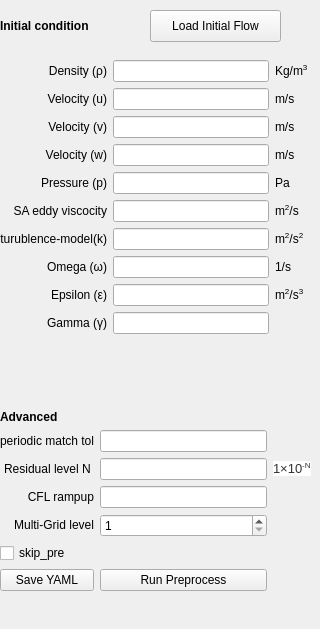
             <widget class="QWidget" name="solver">
              <widget class="QWidget" name="gridLayoutWidget_2">
               <property name="geometry">
                <rect>
                 <x>0</x>
                 <y>60</y>
                 <width>309</width>
                 <height>334</height>
                </rect>
               </property>
               <layout class="QGridLayout" name="GridLayoutFlow">
                <item row="22" column="0">
                 <widget class="QLabel" name="gamma_label">
                  <property name="text">
                   <string>&lt;html&gt;&lt;head/&gt;&lt;body&gt;&lt;p align=&quot;right&quot;&gt;Gamma (γ)&lt;/p&gt;&lt;/body&gt;&lt;/html&gt;</string>
                  </property>
                 </widget>
                </item>
                <item row="17" column="1">
                 <widget class="QLineEdit" name="p_lineEdit">
                  <property name="text">
                   <string/>
                  </property>
                 </widget>
                </item>
                <item row="19" column="2">
                 <widget class="QLabel" name="k_unit_label">
                  <property name="text">
                   <string>&lt;html&gt;&lt;head/&gt;&lt;body&gt;&lt;p&gt;m&lt;span style=&quot; vertical-align:super;&quot;&gt;2&lt;/span&gt;/s&lt;span style=&quot; vertical-align:super;&quot;&gt;2&lt;/span&gt;&lt;/p&gt;&lt;/body&gt;&lt;/html&gt;</string>
                  </property>
                 </widget>
                </item>
                <item row="15" column="0">
                 <widget class="QLabel" name="v_label">
                  <property name="text">
                   <string>&lt;html&gt;&lt;head/&gt;&lt;body&gt;&lt;p align=&quot;right&quot;&gt;Velocity (v)&lt;/p&gt;&lt;/body&gt;&lt;/html&gt;</string>
                  </property>
                 </widget>
                </item>
                <item row="18" column="0">
                 <widget class="QLabel" name="sa_label">
                  <property name="text">
                   <string>&lt;html&gt;&lt;head/&gt;&lt;body&gt;&lt;p align=&quot;right&quot;&gt;SA eddy viscocity&lt;/p&gt;&lt;/body&gt;&lt;/html&gt;</string>
                  </property>
                 </widget>
                </item>
                <item row="15" column="1">
                 <widget class="QLineEdit" name="v_lineEdit">
                  <property name="text">
                   <string/>
                  </property>
                 </widget>
                </item>
                <item row="16" column="2">
                 <widget class="QLabel" name="label_unit_w">
                  <property name="text">
                   <string>&lt;html&gt;&lt;head/&gt;&lt;body&gt;&lt;p&gt;m/s &lt;/p&gt;&lt;/body&gt;&lt;/html&gt;</string>
                  </property>
                 </widget>
                </item>
                <item row="20" column="0">
                 <widget class="QLabel" name="omega_label">
                  <property name="text">
                   <string>&lt;html&gt;&lt;head/&gt;&lt;body&gt;&lt;p align=&quot;right&quot;&gt;Omega (ω)&lt;/p&gt;&lt;/body&gt;&lt;/html&gt;</string>
                  </property>
                 </widget>
                </item>
                <item row="17" column="2">
                 <widget class="QLabel" name="pressure_unit_label">
                  <property name="text">
                   <string>&lt;html&gt;&lt;head/&gt;&lt;body&gt;&lt;p&gt;Pa &lt;/p&gt;&lt;/body&gt;&lt;/html&gt;</string>
                  </property>
                 </widget>
                </item>
                <item row="15" column="2">
                 <widget class="QLabel" name="label_unit_v">
                  <property name="text">
                   <string>&lt;html&gt;&lt;head/&gt;&lt;body&gt;&lt;p&gt;m/s &lt;/p&gt;&lt;/body&gt;&lt;/html&gt;</string>
                  </property>
                 </widget>
                </item>
                <item row="21" column="1">
                 <widget class="QLineEdit" name="epsilon_lineEdit">
                  <property name="text">
                   <string/>
                  </property>
                 </widget>
                </item>
                <item row="28" column="0">
                 <spacer name="verticalSpacer_4">
                  <property name="orientation">
                   <enum>Qt::Vertical</enum>
                  </property>
                  <property name="sizeHint" stdset="0">
                   <size>
                    <width>20</width>
                    <height>40</height>
                   </size>
                  </property>
                 </spacer>
                </item>
                <item row="22" column="1">
                 <widget class="QLineEdit" name="gamma_lineEdit">
                  <property name="text">
                   <string/>
                  </property>
                 </widget>
                </item>
                <item row="19" column="1">
                 <widget class="QLineEdit" name="k_lineEdit">
                  <property name="text">
                   <string/>
                  </property>
                 </widget>
                </item>
                <item row="1" column="1">
                 <widget class="QLineEdit" name="rho_lineEdit">
                  <property name="text">
                   <string/>
                  </property>
                 </widget>
                </item>
                <item row="20" column="2">
                 <widget class="QLabel" name="omega_unit_label">
                  <property name="text">
                   <string>&lt;html&gt;&lt;head/&gt;&lt;body&gt;&lt;p&gt;1/s&lt;/p&gt;&lt;/body&gt;&lt;/html&gt;</string>
                  </property>
                 </widget>
                </item>
                <item row="14" column="2">
                 <widget class="QLabel" name="label_unit_u">
                  <property name="text">
                   <string>&lt;html&gt;&lt;head/&gt;&lt;body&gt;&lt;p&gt;m/s &lt;/p&gt;&lt;/body&gt;&lt;/html&gt;</string>
                  </property>
                 </widget>
                </item>
                <item row="1" column="0">
                 <widget class="QLabel" name="rho_label">
                  <property name="text">
                   <string>&lt;html&gt;&lt;head/&gt;&lt;body&gt;&lt;p align=&quot;right&quot;&gt;Density (ρ)&lt;/p&gt;&lt;/body&gt;&lt;/html&gt;</string>
                  </property>
                 </widget>
                </item>
                <item row="21" column="0">
                 <widget class="QLabel" name="epsilon_label">
                  <property name="text">
                   <string>&lt;html&gt;&lt;head/&gt;&lt;body&gt;&lt;p align=&quot;right&quot;&gt;Epsilon (ε)&lt;/p&gt;&lt;/body&gt;&lt;/html&gt;</string>
                  </property>
                 </widget>
                </item>
                <item row="18" column="2">
                 <widget class="QLabel" name="sa_unit_label">
                  <property name="text">
                   <string>&lt;html&gt;&lt;head/&gt;&lt;body&gt;&lt;p&gt;m&lt;span style=&quot; vertical-align:super;&quot;&gt;2&lt;/span&gt;/s&lt;/p&gt;&lt;/body&gt;&lt;/html&gt;</string>
                  </property>
                 </widget>
                </item>
                <item row="1" column="2">
                 <widget class="QLabel" name="label_unit_density">
                  <property name="text">
                   <string>&lt;html&gt;&lt;head/&gt;&lt;body&gt;&lt;p&gt;Kg/m&lt;span style=&quot; vertical-align:super;&quot;&gt;3&lt;/span&gt;&lt;/p&gt;&lt;/body&gt;&lt;/html&gt;</string>
                  </property>
                 </widget>
                </item>
                <item row="14" column="0">
                 <widget class="QLabel" name="u_label">
                  <property name="text">
                   <string>&lt;html&gt;&lt;head/&gt;&lt;body&gt;&lt;p align=&quot;right&quot;&gt;Velocity (u)&lt;/p&gt;&lt;/body&gt;&lt;/html&gt;</string>
                  </property>
                 </widget>
                </item>
                <item row="19" column="0">
                 <widget class="QLabel" name="k_label">
                  <property name="text">
                   <string>&lt;html&gt;&lt;head/&gt;&lt;body&gt;&lt;p align=&quot;right&quot;&gt;turublence-model(k)&lt;/p&gt;&lt;/body&gt;&lt;/html&gt;</string>
                  </property>
                 </widget>
                </item>
                <item row="17" column="0">
                 <widget class="QLabel" name="p_label">
                  <property name="text">
                   <string>&lt;html&gt;&lt;head/&gt;&lt;body&gt;&lt;p align=&quot;right&quot;&gt;Pressure (p)&lt;/p&gt;&lt;/body&gt;&lt;/html&gt;</string>
                  </property>
                 </widget>
                </item>
                <item row="14" column="1">
                 <widget class="QLineEdit" name="u_lineEdit">
                  <property name="text">
                   <string/>
                  </property>
                 </widget>
                </item>
                <item row="16" column="0">
                 <widget class="QLabel" name="w_labe">
                  <property name="text">
                   <string>&lt;html&gt;&lt;head/&gt;&lt;body&gt;&lt;p align=&quot;right&quot;&gt;Velocity (w)&lt;/p&gt;&lt;/body&gt;&lt;/html&gt;</string>
                  </property>
                 </widget>
                </item>
                <item row="20" column="1">
                 <widget class="QLineEdit" name="omega_lineEdit">
                  <property name="text">
                   <string/>
                  </property>
                 </widget>
                </item>
                <item row="21" column="2">
                 <widget class="QLabel" name="epsilon_unit_label">
                  <property name="text">
                   <string>&lt;html&gt;&lt;head/&gt;&lt;body&gt;&lt;p&gt;m&lt;span style=&quot; vertical-align:super;&quot;&gt;2&lt;/span&gt;/s&lt;span style=&quot; vertical-align:super;&quot;&gt;3&lt;/span&gt;&lt;/p&gt;&lt;/body&gt;&lt;/html&gt;</string>
                  </property>
                 </widget>
                </item>
                <item row="16" column="1">
                 <widget class="QLineEdit" name="w_lineEdit">
                  <property name="text">
                   <string/>
                  </property>
                 </widget>
                </item>
                <item row="18" column="1">
                 <widget class="QLineEdit" name="sa_lineEdit">
                  <property name="text">
                   <string/>
                  </property>
                 </widget>
                </item>
               </layout>
              </widget>
              <widget class="QWidget" name="gridLayoutWidget">
               <property name="geometry">
                <rect>
                 <x>0</x>
                 <y>410</y>
                 <width>311</width>
                 <height>210</height>
                </rect>
               </property>
               <layout class="QGridLayout" name="gridLayout_advanced">
                <item row="1" column="0">
                 <widget class="QLabel" name="period_match_label">
                  <property name="text">
                   <string>&lt;html&gt;&lt;head/&gt;&lt;body&gt;&lt;p align=&quot;right&quot;&gt;periodic match tol&lt;/p&gt;&lt;/body&gt;&lt;/html&gt;</string>
                  </property>
                 </widget>
                </item>
                <item row="2" column="2">
                 <widget class="QLabel" name="residual_unit">
                  <property name="text">
                   <string>&lt;html&gt;&lt;head/&gt;&lt;body&gt;&lt;p&gt;&lt;span style=&quot; font-family:'Arial','sans-serif'; font-size:13px; color:#333333; background-color:#ffffff;&quot;&gt;1×10&lt;/span&gt;&lt;span style=&quot; font-family:'Arial','sans-serif'; font-size:13px; color:#333333; background-color:#ffffff; vertical-align:super;&quot;&gt;-N&lt;/span&gt;&lt;/p&gt;&lt;/body&gt;&lt;/html&gt;</string>
                  </property>
                 </widget>
                </item>
                <item row="1" column="1">
                 <widget class="QLineEdit" name="period_match_lineEdit">
                  <property name="text">
                   <string/>
                  </property>
                 </widget>
                </item>
                <item row="3" column="0">
                 <widget class="QLabel" name="CFL_ramp_label">
                  <property name="text">
                   <string>&lt;html&gt;&lt;head/&gt;&lt;body&gt;&lt;p align=&quot;right&quot;&gt;CFL rampup&lt;/p&gt;&lt;/body&gt;&lt;/html&gt;</string>
                  </property>
                 </widget>
                </item>
                <item row="0" column="0">
                 <widget class="QLabel" name="label_5">
                  <property name="text">
                   <string>&lt;html&gt;&lt;head/&gt;&lt;body&gt;&lt;p&gt;&lt;span style=&quot; font-weight:700;&quot;&gt;Advanced&lt;/span&gt;&lt;/p&gt;&lt;/body&gt;&lt;/html&gt;</string>
                  </property>
                 </widget>
                </item>
                <item row="4" column="0">
                 <widget class="QLabel" name="MG_level_label">
                  <property name="text">
                   <string>&lt;html&gt;&lt;head/&gt;&lt;body&gt;&lt;p align=&quot;right&quot;&gt;Multi-Grid level&lt;/p&gt;&lt;/body&gt;&lt;/html&gt;</string>
                  </property>
                 </widget>
                </item>
                <item row="6" column="1">
                 <widget class="QPushButton" name="run_pre_process">
                  <property name="text">
                   <string>Run Preprocess</string>
                  </property>
                 </widget>
                </item>
                <item row="6" column="0">
                 <widget class="QPushButton" name="saveYAMLButton">
                  <property name="text">
                   <string>Save YAML</string>
                  </property>
                 </widget>
                </item>
                <item row="4" column="1">
                 <widget class="QSpinBox" name="mg_level_spinBox">
                  <property name="minimum">
                   <number>1</number>
                  </property>
                  <property name="maximum">
                   <number>10</number>
                  </property>
                 </widget>
                </item>
                <item row="3" column="1">
                 <widget class="QLineEdit" name="CFL_ramp_lineEdit">
                  <property name="text">
                   <string/>
                  </property>
                 </widget>
                </item>
                <item row="2" column="1">
                 <widget class="QLineEdit" name="residual_lineEdit">
                  <property name="text">
                   <string/>
                  </property>
                 </widget>
                </item>
                <item row="2" column="0">
                 <widget class="QLabel" name="CFL_ramp_label_2">
                  <property name="text">
                   <string>&lt;html&gt;&lt;head/&gt;&lt;body&gt;&lt;p align=&quot;right&quot;&gt;Residual level N &lt;/p&gt;&lt;/body&gt;&lt;/html&gt;</string>
                  </property>
                 </widget>
                </item>
                <item row="7" column="1">
                 <spacer name="verticalSpacer_5">
                  <property name="orientation">
                   <enum>Qt::Vertical</enum>
                  </property>
                  <property name="sizeHint" stdset="0">
                   <size>
                    <width>20</width>
                    <height>40</height>
                   </size>
                  </property>
                 </spacer>
                </item>
                <item row="5" column="0">
                 <widget class="QCheckBox" name="skip_pre_checkBox">
                  <property name="text">
                   <string>skip_pre</string>
                  </property>
                 </widget>
                </item>
               </layout>
              </widget>
              <widget class="QLabel" name="label_monitor">
               <property name="geometry">
                <rect>
                 <x>0</x>
                 <y>0</y>
                 <width>108</width>
                 <height>53</height>
                </rect>
               </property>
               <property name="text">
                <string>&lt;html&gt;&lt;head/&gt;&lt;body&gt;&lt;p&gt;&lt;span style=&quot; font-weight:700;&quot;&gt;Initial condition&lt;/span&gt;&lt;/p&gt;&lt;/body&gt;&lt;/html&gt;</string>
               </property>
              </widget>
              <widget class="QPushButton" name="load_steady_flow">
               <property name="geometry">
                <rect>
                 <x>150</x>
                 <y>10</y>
                 <width>131</width>
                 <height>32</height>
                </rect>
               </property>
               <property name="text">
                <string>Load Initial Flow</string>
               </property>
              </widget>
             </widget>
